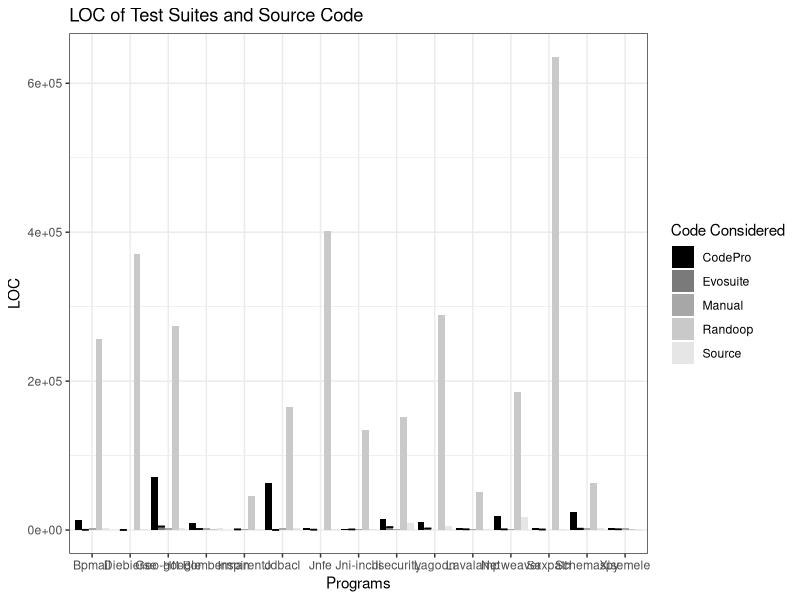
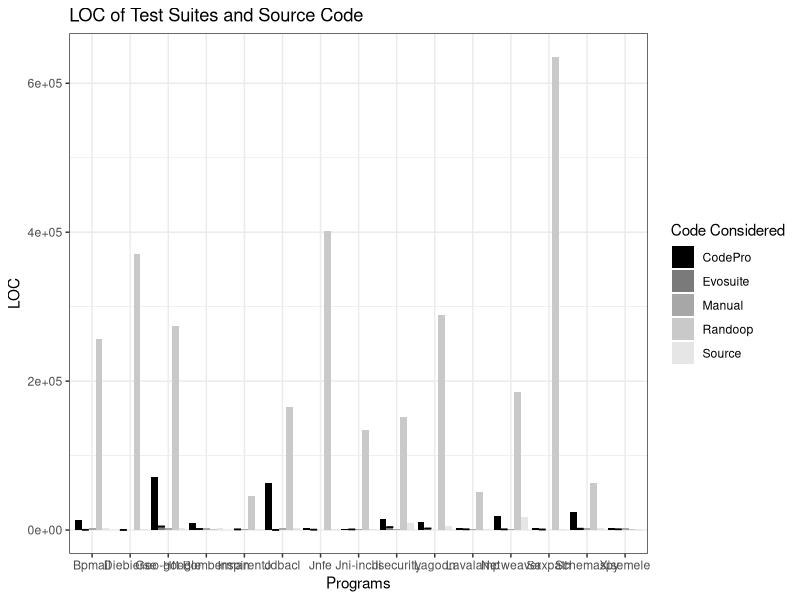

Generate these figures, in order, with R:
library("ggplot2")
library(reshape2)
DoubleChecksoniTrust <- read.csv("LOC.csv")
mydata <- DoubleChecksoniTrust

limits <- aes(ymax = mydata$upper, ymin = mydata$lower)
p = (ggplot(data = mydata, aes(x = variable, fill = Program, y = value)) + geom_bar(position = "dodge",
    stat = "identity") + geom_errorbar(limits, width = 0.9, position = "dodge")+ theme_bw()+labs(title="LOC of Test Suites and Source Code", x = "Programs", y="LOC"))
p = p + guides(fill=guide_legend(title="Code Considered"))
(p = p + scale_fill_grey(start = 0, end = .9))

ggsave("LOC.pdf", height = 7, width = 17)
